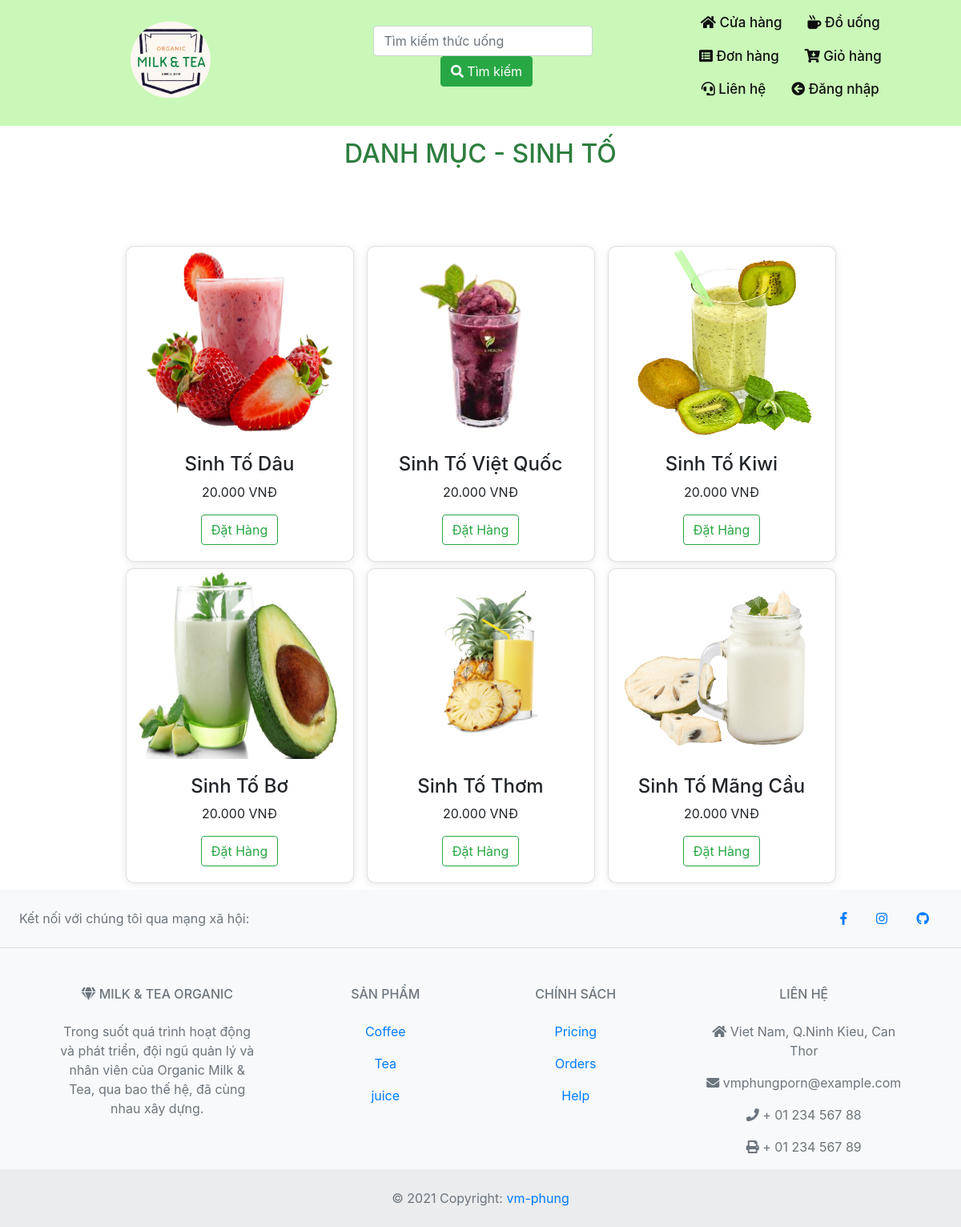
The page /product-cat.php?cat_id=2 on the database its author committed.
### tables this page shows
CREATE TABLE `tbl_category` (
  `cat_id` int(11) UNSIGNED NOT NULL,
  `cat_name` varchar(100) NOT NULL,
  `cat_img` varchar(255) NOT NULL
);

CREATE TABLE `tbl_product` (
  `pro_id` int(11) UNSIGNED NOT NULL,
  `pro_name` varchar(100) NOT NULL,
  `cat_id` int(11) UNSIGNED NOT NULL,
  `price` varchar(255) NOT NULL,
  `img` varchar(255) NOT NULL,
  `decription` text NOT NULL
);

### product-cat.php (the view, shortened to what this page needs)
<?php
try {
    include('lib/header.php');
    $dbh = getDB();
    if (isset($_GET['cat_id'])) {
        $cat_id = $_GET['cat_id'];
        $stmt = $dbh->prepare("select * from tbl_category where cat_id='$cat_id'");
        $stmt->execute();
        $rows = $stmt->fetchAll();
        $stmt2 = $dbh->prepare("select * from tbl_product where cat_id='$cat_id'");
        $stmt2->execute();
        $rows2 = $stmt2->fetchAll();
    }
}
catch (PDOException $ex) {
    exit("Da co loi xay ra: " . $ex->getMessage());
}
?>
<div class="container">
    <?php
foreach ($rows as $category) {
?>
    <h2 class="text-center my-3 text-uppercase">DANH MỤC -
        <?php echo $category['cat_name']?>
    </h2>
    <?php
}
?>
    <div class="separator-icon gray"></div>
    <div class="row d-lex justify-content-center">
        <?php
            foreach ($rows2 as $product) {
            ?>
            <div class="card mb-2 mx-2 col-lg-3 col-md-4 col-12" style="width: 16rem;">
            <img class="card-img-top" src="img/<?php echo $product['img']?>" alt="Card image cap" width="237px" height="237px">
            <div class="card-body text-center">
                <h4>
                    <?php echo $product['pro_name']?>
                </h4>
                <p>
                    <?php echo $product['price'] . ' VNĐ'; ?>
                </p>
                <a href="detail.php?pro_id=<?php echo $product['pro_id']?>" class="btn btn-outline-success">Đặt Hàng</a>
            </div>
            </div>
            <?php
            }
        ?>
    </div>
</div>
<?php include('lib/footer.php'); ?>

### css/style.css (style rules this page uses)
h2.text-center { color: rgb(45, 126, 62); }
.separator-icon { background: url('https://phuclong.com.vn/images/icon_tealeaves.png'); background-repeat: no-repeat; background-position: center; position: relative; width: 300px; height: 50px; margin: 0 auto; margin-bottom: 30px; }
div.card.mb-2 { border-radius: 10px; box-shadow: 0 1px 8px 0 rgba(168, 168, 168, 0.27); }

### rows shown on the page
tbl_category: cat_name "SINH TỐ"
tbl_product: img (picture), pro_name "Sinh Tố Dâu", price "20.000"
tbl_product: img (picture), pro_name "Sinh Tố Việt Quốc", price "20.000"
tbl_product: img (picture), pro_name "Sinh Tố Kiwi", price "20.000"
tbl_product: img (picture), pro_name "Sinh Tố Bơ", price "20.000"
tbl_product: img (picture), pro_name "Sinh Tố Thơm", price "20.000"
tbl_product: img (picture), pro_name "Sinh Tố Mãng Cầu", price "20.000"
